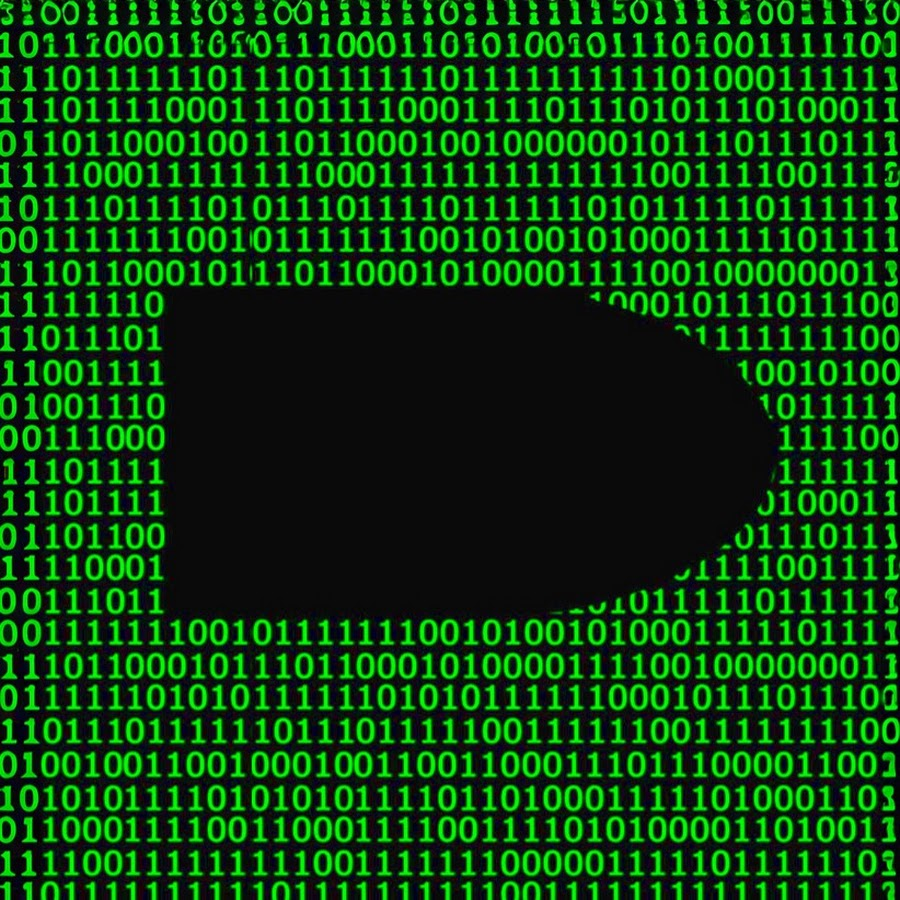
#> input picture assets/creators/src/codebullet.jpg, 900 x 900 px
$ python ascii.py ../assets/creators/src/codebullet.jpg
#> lines starting #> are read from the running program, lines starting #| are printed output that depends on the picture; after the words box and inside, x2 and y2 are one past the last pixel; in counts of white or black regions, pixels touching at a corner belong together
"""Convert an image (default: GitHub avatar) to coloured ASCII art for a dark background.

On a dark card the perceived brightness of a character is roughly
(character density x colour brightness). So density follows the pixel's
luminance and the colour carries the pixel's hue at full brightness - the
result reads like the original picture: bright skin, brown hair, a dark hoodie
that fades into the background, and black outlines that stay blank.

Usage: python scripts/ascii.py <image> [cols] [rows]   -> writes assets/ascii.json
"""
import json
import sys
from pathlib import Path

import numpy as np
from PIL import Image, ImageOps

ROOT = Path(__file__).resolve().parent.parent
RAMP = " .,:;i1tfLCG08@"
CROP = (40, 0, 430, 440)  # head and shoulders of the 460x460 avatar
OUTLINE = 0.10  # darker than this = outline -> blank
MAX_BOOST = 2.5  # how much a dark colour may be brightened (density does the rest)
GAMMA = 0.65  # <1 lifts mid-tones (hair) so they read like the picture
QUANT = 24  # colour quantisation step, merges neighbouring characters into runs


def lift(rgb):
    """Pixel hue at (near) full brightness; the character density supplies the darkness."""
    boost = min(MAX_BOOST, 255 / max(max(rgb), 1))
    r, g, b = (min(255, round(c * boost / QUANT) * QUANT) for c in rgb)
    return f"#{r:02x}{g:02x}{b:02x}"


def convert(path, cols=52, rows=28):
#> called with path = '../assets/creators/src/codebullet.jpg', cols = 52, rows = 28
    src = Image.open(path).convert("RGBA").resize((460, 460)).crop(CROP)
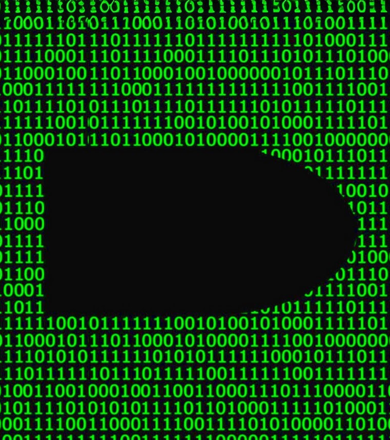
#> src: PIL image 390x440 RGBA; mean R, G, B, A 11.4, 61.9, 13, 255
    img = Image.new("RGBA", src.size, "white")
#> img: PIL image 390x440 RGBA; every value is 255
    img.alpha_composite(src)  # transparent background -> white
    rgb = np.asarray(img.convert("RGB"), dtype=np.float32)
    gray = np.asarray(ImageOps.autocontrast(img.convert("L"), cutoff=1), dtype=np.float32) / 255
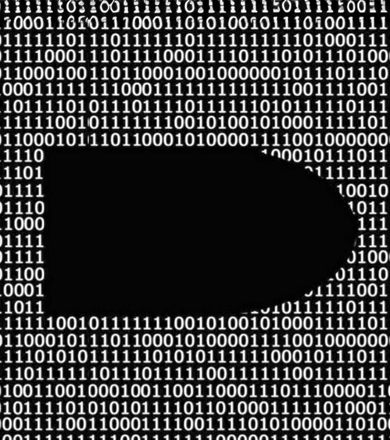
#> gray: shape (440, 390) float32; min 0, max 1, mean 0.232
    fg = np.asarray(src.split()[3], dtype=np.float32) / 255 > 0.5
#> fg: shape (440, 390) bool; every value is 1

    val = np.where(fg & (gray >= OUTLINE), gray ** GAMMA, 0)
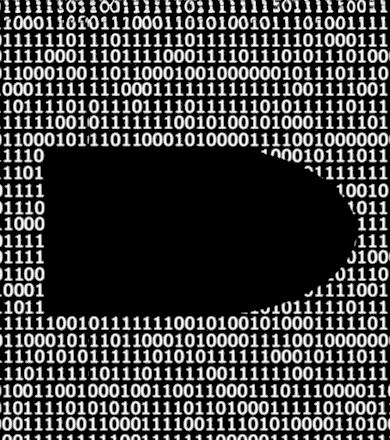
#> val: shape (440, 390) float32; min 0, max 1, mean 0.251
    colour_mask = fg & (gray >= OUTLINE)  # average colour without the black outlines
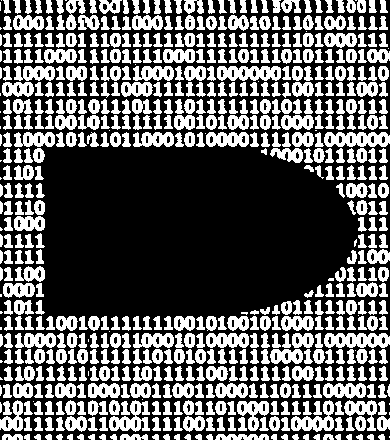
#> colour_mask: shape (440, 390) bool; 38% white; 629 white regions (38 under 20 px), largest, box (x1, y1, x2, y2) and area: (324, 333, 390, 348) 737, (324, 132, 390, 147) 732, (217, 66, 281, 81) 716

    h, w = val.shape
#> h = 440; w = 390
    out = []
    for r in range(rows):
        y0, y1 = r * h // rows, (r + 1) * h // rows
        runs = []
        for c in range(cols):
            x0, x1 = c * w // cols, (c + 1) * w // cols
            ch = RAMP[min(int(val[y0:y1, x0:x1].mean() * len(RAMP)), len(RAMP) - 1)]
            m = colour_mask[y0:y1, x0:x1]
            colour = lift(rgb[y0:y1, x0:x1][m].mean(axis=0)) if ch != " " and m.any() else None
            if runs and (runs[-1][1] == colour or ch == " "):
                runs[-1][0] += ch
            else:
                runs.append([ch, colour])
        while runs and not runs[-1][0].strip():
            runs.pop()
        out.append(runs)
#> this loop made 28 passes
    return out


if __name__ == "__main__":
    args = sys.argv[1:]
    cols = int(args[1]) if len(args) > 1 else 52
    rows = int(args[2]) if len(args) > 2 else 28
    art = {"cols": cols, "rows": convert(args[0], cols, rows)}
    (ROOT / "assets" / "ascii.json").write_text(json.dumps(art, separators=(",", ":")), encoding="utf-8")
